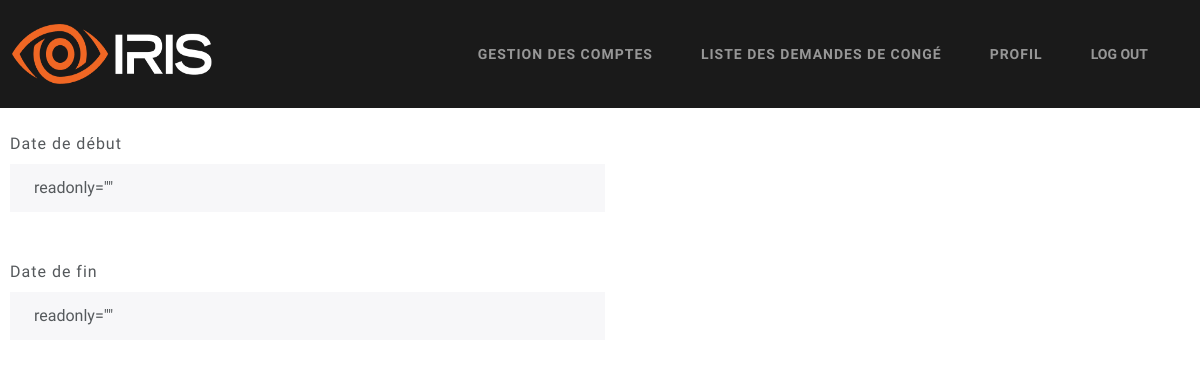
/GRH/demande_congé/7 (signed in), run on an earlier commit of the app's database.
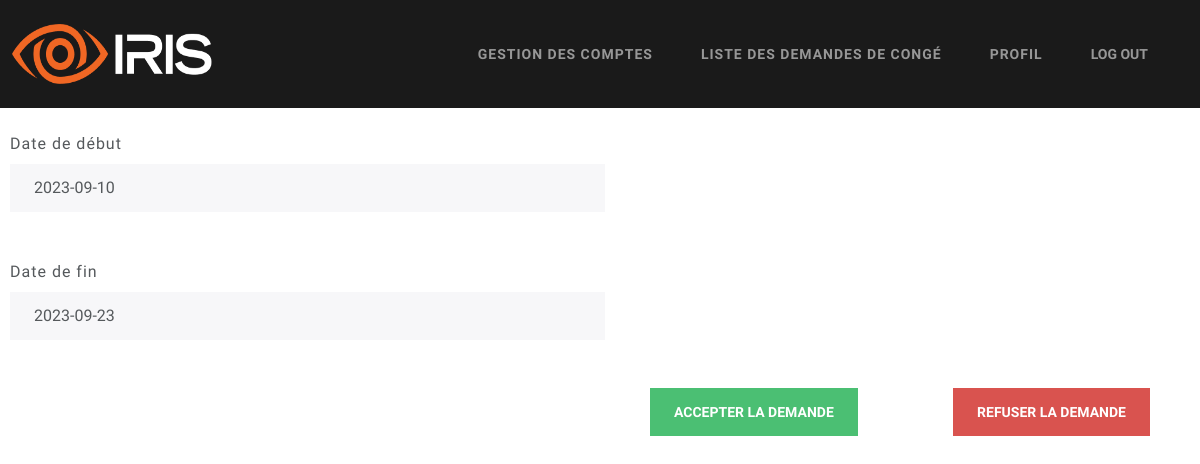
And on a later commit of the database.
### Models/models.py (models this page shows, shortened)
class demandeCongé(db.Model):
    id = db.Column(db.Integer, primary_key=True)
    date_debut = db.Column(db.String, unique=False, nullable=False)
    date_fin = db.Column(db.String, unique=False, nullable=False)
    statut = db.Column(db.String, unique=False, nullable=False)
    employee_matricule = db.Column(db.String, unique=False, nullable=False)
    motif_refus = db.Column(db.String, unique=False, nullable=True)

### middleware.py (the view)
    def check_GRH(*args, **kwargs):
        try:
            matricule = session['user']
            user = userLoginCredentials.query.filter_by(matricule=matricule).first()
            if (user.role != 'GRH'):
                if(user.role == 'Employé'):
                    return redirect("/Employé/home")
                return redirect("/manager/home")
        except:
            return redirect("/")
        return f(*args, **kwargs)

### Controllers/GRHController.py (called while the page is built)
def getPendingDemande(id):
    try:
        demande = demandeCongé.query.filter_by(id=id).first()
        return render_template("/GRH/detailsDemande.html", demande=demande)
    except Exception as e:
        return render_template("/GRH/detailsDemande.html", error=str(e))

### app.py (called while the page is built)
@app.route("/GRH/demande_congé/<int:id>", endpoint="details_demande")
@check_if_GRH
def details_demande(id):
	return getPendingDemande(id)

### templates/GRH/detailsDemande.html (shortened to what this page needs)
{% extends '/GRH/base.html' %} {% block title %} Demande {% endblock %} {% block
content %}
<div style="padding-left: 10px;">
  <div class="form-group">
    <label class="form-label mt-4" for="readOnlyInput">Date de début</label>
    <input
      class="form-control"
      id="readOnlyInput"
      type="text"
      value={{
      demande.date_debut
      }}
      readonly=""
    />
  </div>
  <br>
  <div class="form-group">
    <label class="form-label mt-4" for="readOnlyInput">Date de fin</label>
    <input
      class="form-control"
      id="readOnlyInput"
      type="text"
      value={{
      demande.date_fin
      }}
      readonly=""
    />
  </div>
  <br />
  {% if demande.statut == 'Accepted By Manager' %}
  <br />
  <div style="float: right; margin-right: 50px; width: 500px">
    <div style="float: left">
      <form
        action="/GRH/demande_congé/{{ demande.id }}/approuver"
        method="POST"
      >
        <button type="submit" class="btn btn-success">
          Accepter la demande
        </button>
      </form>
    </div>
    <div style="float: right">
      <button
        type="submit"
        class="btn btn-danger"
        onclick="window.location='/GRH/demande_congé/{{ demande.id }}/refuser';"
      >
        Refuser la demande
      </button>
    </div>
  </div>
  {% elif demande.statut == 'Processing' %}
  <br />
  <div style="text-align: center">
    <h4>Yet to be accepted by manager</h4>
  </div>
 {{ error }}
  {% endif %}
</div>
{% endblock %}

### templates/GRH/base.html (shortened to what this page needs)
<!DOCTYPE html>
<html>
  <head>
    <link rel="stylesheet" href="{{ url_for('static', filename='bootstrap.css') }}" />
  </head>
  <body>
    <nav class="navbar navbar-expand-lg bg-primary" data-bs-theme="dark">
      <div class="container-fluid">
        <div>
            <img src="/static/g22.png" width="200" height="60">
        </div>
        <div class="collapse navbar-collapse" id="navbarColor01">
          <ul class="navbar-nav me-auto">
            <li class="nav-item">
              <a class="nav-link" href="gestion_comptes">Gestion des comptes</a>
            </li>
            <li class="nav-item">
              <a class="nav-link" href="demandes_congé">Liste des demandes de congé</a>
            </li>
            <li class="nav-item">
              <a class="nav-link" href="home">Profil</a>
            </li>
            <li class="nav-item">
              <button type="Submit" form="myForm" class="nav-link">LOG OUT</a>
            </li>
          </ul>
        </div>
      </div>
    </nav>
    {% block content %} {% endblock %}
  </body>
</html>

What changed in the data, as far as the page shows it:
added demandeCongé: date_debut "2023-09-10", date_fin "2023-09-23"
Also different on the page:
form field value: "readonly=\"\"" → (not shown)
text now shown: "ACCEPTER LA DEMANDE REFUSER LA DEMANDE"
